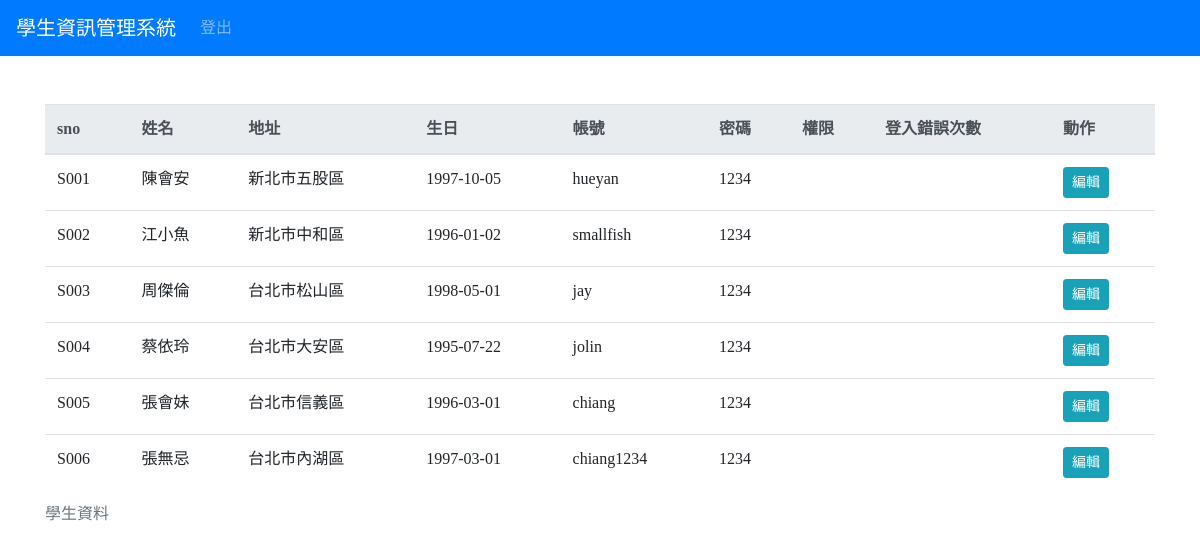
/PHP/final/index.php (signed in), run on the app's committed database.
### tables this page shows
CREATE TABLE `students` (
  `sno` varchar(5) NOT NULL DEFAULT '',
  `name` varchar(12) NOT NULL DEFAULT '',
  `address` varchar(50) NOT NULL DEFAULT '',
  `birthday` date NOT NULL DEFAULT '0000-00-00',
  `username` varchar(12) NOT NULL DEFAULT '',
  `password` varchar(12) NOT NULL DEFAULT ''
);

### PHP/final/index.php (the view, shortened to what this page needs)
<?php
require_once("final.inc");
$sql = "SELECT * FROM students ";
?>
    <!DOCTYPE html>
    <html lang="en">
    <head>
        <link rel="stylesheet" href="https://maxcdn.bootstrapcdn.com/bootstrap/4.0.0-beta.3/css/bootstrap.min.css"
>
    </head>
    <body style="font-family: '微軟正黑體';">
        <nav class="navbar navbar-expand-lg navbar-dark bg-primary">
            <a class="navbar-brand" href="index.php">學生資訊管理系統</a>
            <div class="collapse navbar-collapse" id="navbarSupportedContent">
                <ul class="navbar-nav mr-auto">
                        <li class="nav-item">
                            <a class="nav-link" href="logout.php">登出
                            </a>
                        </li>
                </ul>
            </div>
        </nav>
        <div class="container">
            <table class="table table-hover mt-5">
                <caption>學生資料</caption>
                <thead class="thead-light">
                    <tr>
                        <th>sno</th>
                        <th>姓名</th>
                        <th>地址</th>
                        <th>生日</th>
                        <th>帳號</th>
                        <th>密碼</th>
                        <th>權限</th>
                        <th>登入錯誤次數</th>
                        <th>動作</th>
                    </tr>
                </thead>
                <tbody>
<?php
if ($result = $link->query($sql)) {
    while ($row = $result->fetch_array()) {
?>
                    <tr>
                        <td>
                            <?=$row["sno"]?>
                        </td>
                        <td>
                            <?=$row["name"]?>
                        </td>
                        <td>
                            <?=$row["address"]?>
                        </td>
                        <td>
                            <?=$row["birthday"]?>
                        </td>
                        <td>
                            <?=$row["username"]?>
                        </td>
                        <td>
                            <?=$row["password"]?>
                        </td>
                        <td>
                        </td>
                        <td>
                        </td>
                        <td>
                            <div class="btn-group btn-group-sm" role="group">
                            <?php
                                if($_SESSION['login_permissions'] == '1'){
                            ?>
                                    <a href="edit.php?sno=<?=$row['sno']?>" class="btn btn-info">編輯</a>
                            <?php
                                    if($row['permissions'] != 1){
                            ?>
                                        <a href="index.php?sno=<?=$row['sno']?>" class="btn btn-danger">刪除</a>
                            <?php
                                    }
                                }else{
                            ?>
                                    <a href="edit.php?sno=<?=$row['sno']?>" class="btn btn-info">編輯</a>
                            <?php
                                }
                            ?>
                            </div>
                        </td>
                    </tr>
                    <?php
    }
}
?>
                </tbody>
            </table>
        </div>
    </body>
    </html>

### data on the page
students: sno "S001", name "陳會安", address "新北市五股區", birthday "1997-10-05", username "hueyan", password "1234"
students: sno "S002", name "江小魚", address "新北市中和區", birthday "1996-01-02", username "smallfish", password "1234"
students: sno "S003", name "周傑倫", address "台北市松山區", birthday "1998-05-01", username "jay", password "1234"
students: sno "S004", name "蔡依玲", address "台北市大安區", birthday "1995-07-22", username "jolin", password "1234"
students: sno "S005", name "張會妹", address "台北市信義區", birthday "1996-03-01", username "chiang", password "1234"
students: sno "S006", name "張無忌", address "台北市內湖區", birthday "1997-03-01", username "chiang1234", password "1234"
